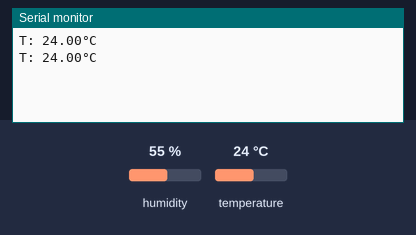
Simulated run of this sketch. Board: Arduino Uno, built with avr-gcc and run on an emulated ATmega328P. Shown: the last lines printed to the serial monitor. Wiring (inferred from the names in the program): DHT11 sensor: data pin 8. The test bench sets the inputs (shaded band); at power-on: temperature 24 °C, humidity 55 %.

Above: at 3.3 s.
3.4 s: temperature set to 12 °C
At 5.5 s:
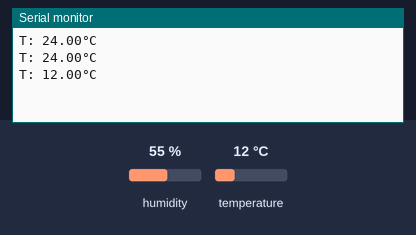
6.7 s: temperature set to 19 °C
At 8.3 s:
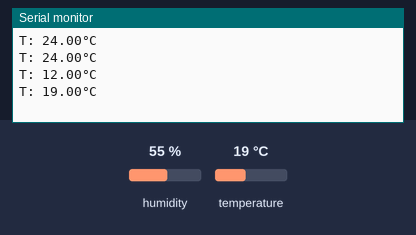
Timing chart, 0 to 9.8 s (numbered marks = the images above; inputs shaded):
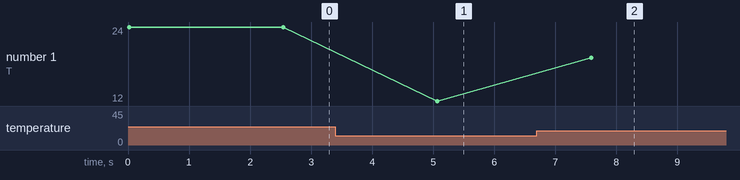

Measured:
- after the input at 3.4 s, the serial monitor: prints a new line after 1.7 s (image 1)
- after the input at 6.7 s, the serial monitor: prints a new line after 0.89 s (image 2)
- plotted number 1: 24 → 12 after the input at 3.4 s, 12 → 19 after the input at 6.7 s

The sketch:

Recive_Temperature.ino
```cpp
#include <dht.h>

dht DHT;

#define DHT11_PIN 8

void setup(){
  Serial.begin(9600);
}

void loop()
{
  int chk = DHT.read11(DHT11_PIN);
  Serial.print("T: ");
  Serial.print(DHT.temperature);
  Serial.print("\xC2");
  Serial.print("\xB0");
  Serial.print("C");
  Serial.print("\n");
  delay(2500);
}
```
